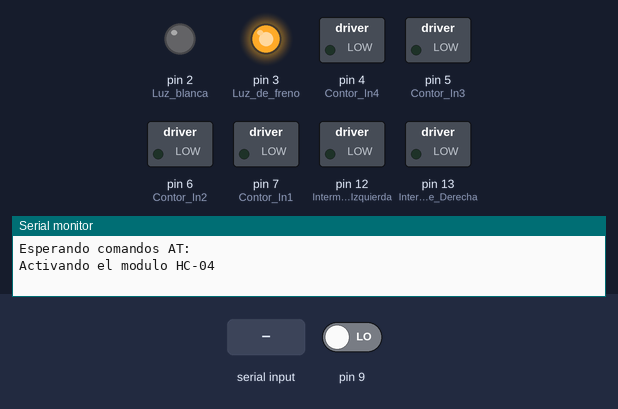
This sketch was run on a simulated Arduino Uno, built with avr-gcc and run on an emulated ATmega328P. Shown: switched loads named in the sketch (green lamp = pin HIGH), output pins drawn as LEDs (lit = HIGH), the last lines printed to the serial monitor. Dashed ring = blinking. The test bench sets the inputs (shaded band); at power-on: pin 9 LOW. Random numbers use the default seed unless the sketch sets one; pins used as bus, display or sensor lines are not drawn.

Above: at 1.2 s.
1.3 s: "1" received over the second serial link
At 2.6 s:
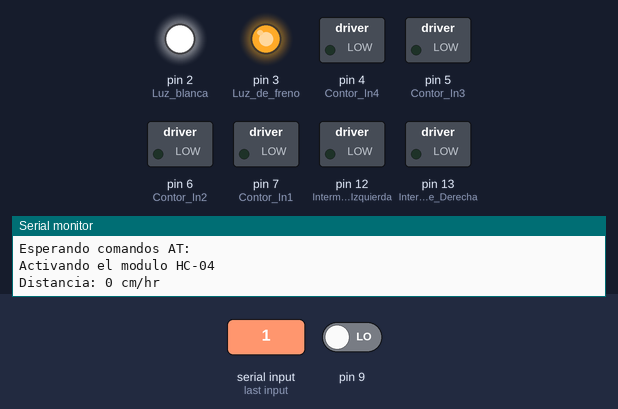
7.3 s: "I" received over the second serial link
At 10.0 s:
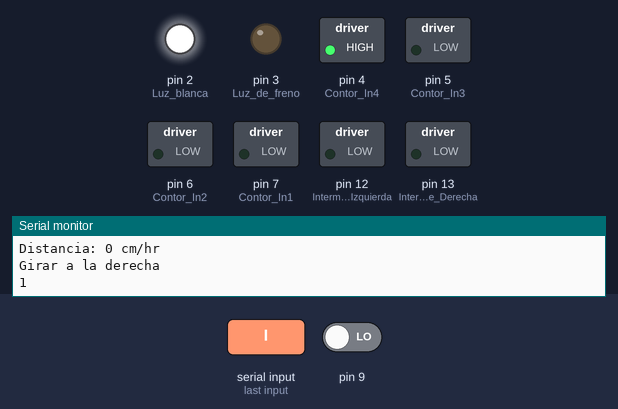
10.3 s: "D" received over the second serial link
At 12.8 s:
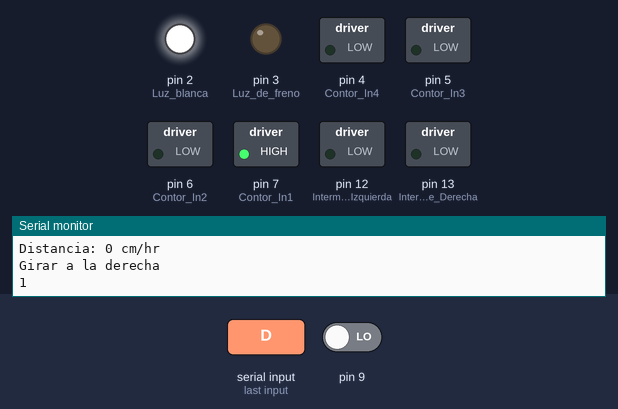
13.3 s: "I" received over the second serial link
At 13.4 s:
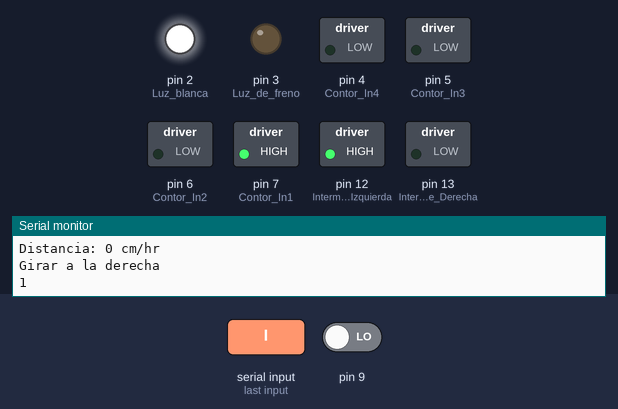
16.3 s: "A" received over the second serial link
At 17.5 s:
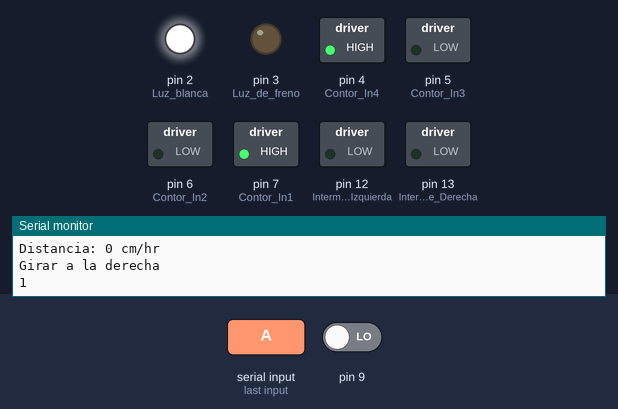
17.8 s: "R" received over the second serial link
At 18.8 s:
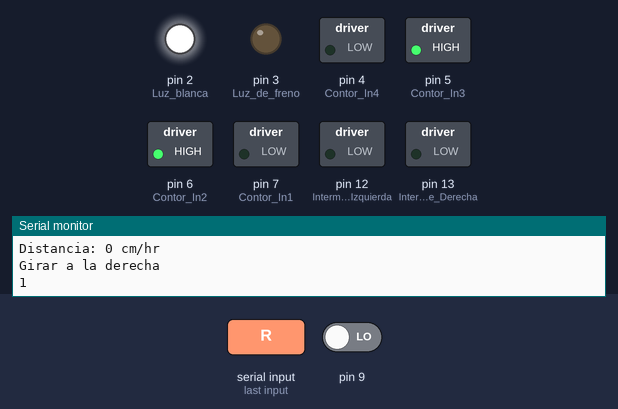
Timing chart, 0 to 20.3 s (numbered marks = the images above; inputs shaded):
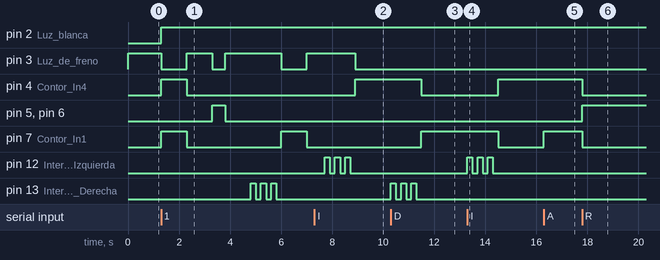

The sketch:

ProgramaArduino.ino
```cpp
#include <SoftwareSerial.h>

// CONTROL DEL MOTOR DERECHO
int Contor_In1 = 7;
int Contor_In2 = 6;

// CONTROL DEL MOTOR IZQUIERDO
int Contor_In3 = 5;
int Contor_In4 = 4;

// VARIABLES PARA CONTROLAR EL SENSOR ULTRASONICO O DE PROXIMIDAD
long dist;
long time;
char e = 'S';

//BT
SoftwareSerial BT(10, 11); // RX | TX

void setup() {
  // PIN DE LOS MOTORES
  pinMode(Contor_In1, OUTPUT);
  pinMode(Contor_In2, OUTPUT);
  pinMode(Contor_In3, OUTPUT);
  pinMode(Contor_In4, OUTPUT);

  // PIN PARA EL SENSOR DE PROXIMIDAD
  Serial.begin(9600);
  pinMode(9,INPUT); //9 ENTRADA DE DATOS ECCO
  pinMode(8, OUTPUT); //8 SALIDA DE DATOS TRIGGER

  // FUNCIONES BT

  BT.begin(9600); // inicia el puerto serial para comunicacion con el Bluetooth
  Serial.println("Esperando comandos AT:");
  Serial.println("Activando el modulo HC-04");

  // LEDS
  pinMode (3, OUTPUT); // Luz de freno
  pinMode (2, OUTPUT); // Luz blanca
  pinMode (12, OUTPUT); // Intermitente Izquierda
  pinMode (13, OUTPUT); // Intermitente Derecha
} //FIN DEL METODO SETUP

void loop() {
  Bt();
}//FIN DEL METODO LOOP

// FUNCIONALIDAD DEL SENSOR
void Sensor(){
  Run();
  digitalWrite(8,LOW);
  delayMicroseconds(5);
  digitalWrite(8, HIGH);
  delayMicroseconds(10);
  time = pulseIn(9, HIGH);
  dist = (0.017*time);
  delay(10);
  Serial.print("Distancia: ");
  Serial.print(dist);
  Serial.println(" cm/hr");
  if(dist < 40){
    Stop();
    delay(1000);
    Reverse();
    delay(500);
    Stop();
    delay(1000);
    int d = random(0, 3);
    if(d == 2){
      Serial.println("Girar a la izquierda");
      Serial.println(d);
      Left();
      delay(1000);
      Stop();
      delay(700);
    } else if (d == 1){ // FIN DEL IF
      Serial.println("Girar a la derecha");
      Serial.println(d);
      Right();
      delay(1000);
      Stop();
      delay(700);
    } else if ((d == 0) or (d == 3) ){ // FIN DEL IF
      Serial.println("Numero seleccionado:  ");
      Serial.println(d);
      Stop();
      delay(700);
      Reverse();
      delay(800);
      Stop();
      delay(700);
    } // FIN DEL IF
  } // FIN DEL IF PRINCIPAL
} // FIN DEL METODO SENSOR

// FUNCIONALIDAD DE LOS MOTORES

void Run(){
  digitalWrite (2, HIGH);
  digitalWrite (3, LOW);
  digitalWrite(Contor_In1, HIGH);
  digitalWrite(Contor_In2, LOW);
  digitalWrite(Contor_In3, LOW);
  digitalWrite(Contor_In4, HIGH);
}//FIN DEL METODO RUN

void Reverse(){
  digitalWrite (3, LOW);
  digitalWrite(Contor_In1, LOW);
  digitalWrite(Contor_In2, HIGH);
  digitalWrite(Contor_In3, HIGH);
  digitalWrite(Contor_In4, LOW);
}//FIN DEL METODO REVERSE

void Stop(){
  digitalWrite (3, HIGH);
  digitalWrite (12, LOW);
  digitalWrite (13, LOW);
  digitalWrite(Contor_In1, LOW);
  digitalWrite(Contor_In2, LOW);
  digitalWrite(Contor_In3, LOW);
  digitalWrite(Contor_In4, LOW);
}//FIN DEL METODO STOP

void Right(){
  digitalWrite (13, HIGH);
  delay(200);
  digitalWrite (13, LOW);
  delay(200);
  digitalWrite (13, HIGH);
  delay(200);
  digitalWrite (13, LOW);
  delay(200);
  digitalWrite (13, HIGH);
  delay(200);
  digitalWrite (13, LOW);
  delay(200);
  digitalWrite (3, LOW);
  digitalWrite(Contor_In1, HIGH);
  digitalWrite(Contor_In2, LOW);
  digitalWrite(Contor_In3, LOW);
  digitalWrite(Contor_In4, LOW);
}//FIN DEL METODO RIGHT

void Left(){
  digitalWrite (12, HIGH);
  delay(200);
  digitalWrite (12, LOW);
  delay(200);
  digitalWrite (12, HIGH);
  delay(200);
  digitalWrite (12, LOW);
  delay(200);
  digitalWrite (12, HIGH);
  delay(200);
  digitalWrite (12, LOW);
  delay(200);
  digitalWrite (3, LOW);
  digitalWrite(Contor_In1, LOW);
  digitalWrite(Contor_In2, LOW);
  digitalWrite(Contor_In3, LOW);
  digitalWrite(Contor_In4, HIGH);
}//FIN DEL METODO LEFT

// CONDEXION BT

void Bt(){

if(BT.available() > 0){
    e = BT.read();
  }

    if(e == 'A'){
      e = '*';
      Run();
    }


    if(e == 'I'){
      e = '*';
      Left();
    }


    if(e == 'D'){
      e = '*';
      Right();
    }

    if(e == 'R'){
      e = '*';
      Reverse();
    }

    if(e == 'S'){
      e = '*';
      Stop();
    }

    if(e == '1'){
      Sensor();
    }
}//FIN DEL METODO BT
```

Measured:
- after the input at 1.3 s, pin 2 (Luz_blanca): LOW → HIGH at once; pin 3 (Luz_de_freno): goes LOW 1.0 s, HIGH 1.0 s, LOW 0.50 s, HIGH 2.2 s, LOW 1.0 s, then HIGH, starting at once
- after the input at 7.3 s, pin 12 (Intermitente_Izquierda): alternates HIGH for 0.20 s and LOW for 0.20 s, 6 changes in all, then stays LOW, starting after 0.41 s
- after the input at 10.3 s, pin 4 (Contor_In4): HIGH → LOW after 1.2 s; pin 7 (Contor_In1): LOW → HIGH after 1.2 s; pin 13 (Intermitente_Derecha): alternates HIGH for 0.20 s and LOW for 0.20 s, 6 changes in all, then stays LOW, starting at once
- after the input at 13.3 s, pin 4 (Contor_In4): LOW → HIGH after 1.2 s; pin 7 (Contor_In1): HIGH → LOW after 1.2 s; pin 12 (Intermitente_Izquierda): alternates HIGH for 0.20 s and LOW for 0.20 s, 6 changes in all, then stays LOW, starting at once
- after the input at 16.3 s, pin 7 (Contor_In1): LOW → HIGH at once
- after the input at 17.8 s, pin 4 (Contor_In4), pin 7 (Contor_In1): HIGH → LOW at once; pin 5 (Contor_In3), pin 6 (Contor_In2): LOW → HIGH at once
